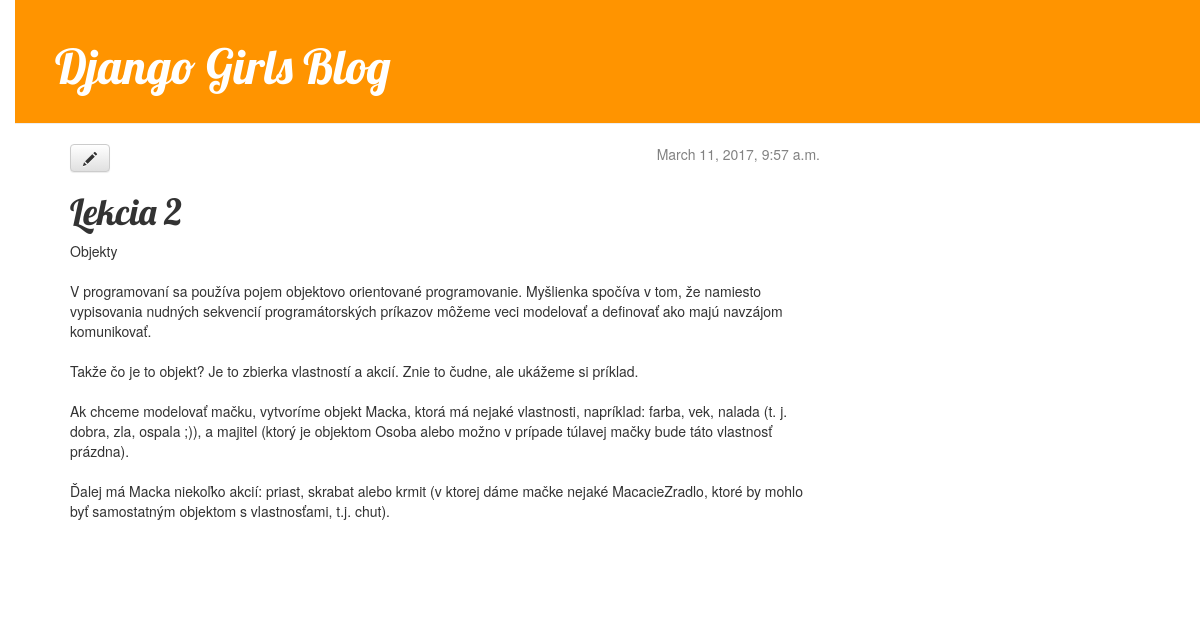
The app's page /post/2/ with its own data.
### blog/models.py (models this page shows, shortened)
class Post(models.Model):
    author = models.ForeignKey('auth.User')
    title = models.CharField(max_length=200)
    text = models.TextField()
    created_date = models.DateTimeField(
            default=timezone.now)
    published_date = models.DateTimeField(
            blank=True, null=True)

### blog/views.py (the view)
# urls.py: url(r'^post/(?P<pk>[0-9]+)/$', views.post_detail, name='post_detail'),
def post_detail(request, pk):
	post = get_object_or_404(Post, pk=pk)
	return render(request, 'blog/post_detail.html', {'post': post})

### blog/templates/blog/post_detail.html
{% extends 'blog/base.html' %}
{% block content %}
    <div class="post">
        {% if post.published_date %}
            <div class="date">
                {{ post.published_date }}
            </div>
        {% endif %}
        <a class="btn btn-default" href="{% url 'post_edit' pk=post.pk %}"><span class="glyphicon glyphicon-pencil"></span></a>
        <h1>{{ post.title }}</h1>
        <p>{{ post.text|linebreaksbr }}</p>
    </div>
{% endblock %}

### blog/static/css/blog.css (style rules this page uses)
body { padding-left: 15px; }
h1, h2, h3, h4 { font-family: 'Lobster', cursive; }
.date { float: right; color: #828282; }
.post { margin-bottom: 70px; }

### records on screen
Post: published_date "March 11, 2017, 9:57 a.m.", title "Lekcia 2", text "Objekty V programovaní sa používa pojem objektovo orientované programovanie. Myšlienka spočíva v tom, že namiesto vypisovania nudných sekvencií programátorských príkazov môžeme veci modelovať a definovať ako majú navzájom komunikovať. Takže čo je to objekt? Je to zbierka vlastností a akcií. Znie to čudne, ale ukážeme si príklad. Ak chceme modelovať mačku, vytvoríme objekt Macka, ktorá má nejaké vlastnosti, napríklad: farba, vek, nalada (t. j. dobra, zla, ospala ;)), a majitel (ktorý je objektom Osoba alebo možno v prípade túlavej mačky bude táto vlastnosť prázdna). Ďalej má Macka niekoľko akcií: priast, skrabat alebo krmit (v ktorej dáme mačke nejaké MacacieZradlo, ktoré by mohlo byť…"
